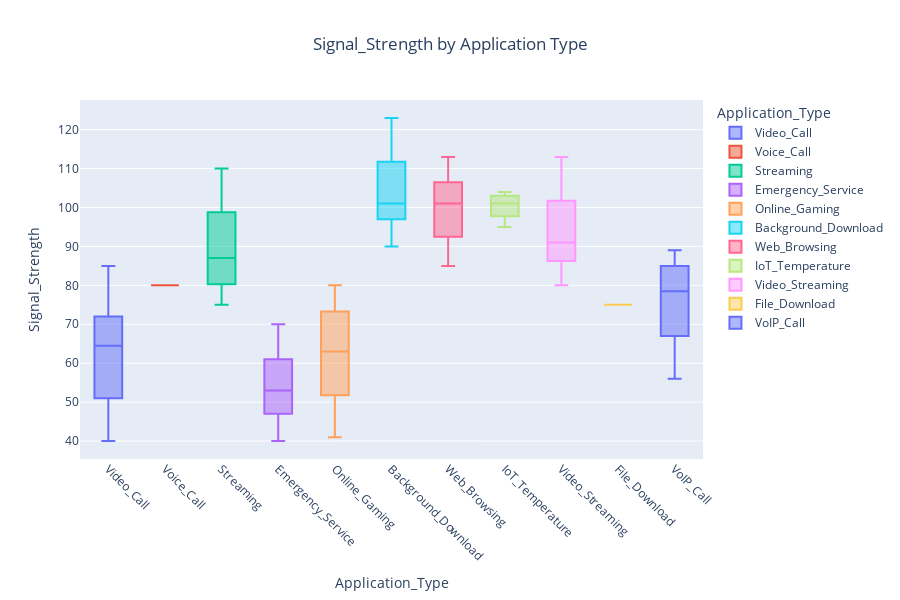

This figure's notebook cell:
### Code cell
import plotly.express as px

# Assuming 'data' is a pandas DataFrame with columns 'Application_Type' and 'Latency'
fig = px.box(data, x='Application_Type', y='Signal_Strength', color='Application_Type', title='Signal_Strength by Application Type')

# Update layout for title and x-axis tick rotation
fig.update_layout(
    title={'text': 'Signal_Strength by Application Type', 'x': 0.5},
    xaxis={'tickangle': 45},
    width=900,
    height=600
)

# Show the plot
fig.show()

### Figure 1 — Plotly figure (JSON) as saved in the notebook; plotly's stock layout.template omitted (floating-point values rounded to 4 significant figures)
{"data": [{"alignmentgroup": "True", "hovertemplate": "Application_Type=%{x}<br>Signal_Strength=%{y}<extra></extra>", "legendgroup": "Video_Call", "marker": {"color": "#636efa"}, "name": "Video_Call", "notched": false, "offsetgroup": "Video_Call", "orientation": "v", "showlegend": true, "type": "box", "x": ["Video_Call", "Video_Call", "Video_Call", "Video_Call", "Video_Call", "Video_Call", "Video_Call", "Video_Call", "Video_Call", "Video_Call", "Video_Call", "Video_Call", "Video_Call", "Video_Call", "Video_Call", "Video_Call", "Video_Call", "Video_Call", "Video_Call", "Video_Call", "Video_Call", "Video_Call", "Video_Call", "Video_Call", "Video_Call", "Video_Call", "Video_Call", "Video_Call", "Video_Call", "Video_Call", "Video_Call", "Video_Call", "Video_Call", "Video_Call", "Video_Call", "Video_Call", "Video_Call", "Video_Call", "Video_Call", "Video_Call", "Video_Call", "Video_Call", "Video_Call", "Video_Call", "Video_Call", "Video_Call", "Video_Call", "Video_Call", "Video_Call", "Video_Call", "Video_Call", "Video_Call", "Video_Call", "Video_Call", "Video_Call", "Video_Call", "Video_Call", "Video_Call"], "x0": " ", "xaxis": "x", "y": [75, 76, 74, 77, 73, 78, 72, 79, 71, 80, 70, 81, 69, 82, 68, 83, 67, 84, 66, 67, 83, 68, 67, 85, 66, 67, 68, 66, 65, 64, 63, 63, 62, 61, 60, 59, 58, 57, 56, 55, 54, 53, 52, 51, 50, 49, 48, 47, 46, 45, 45, 44, 43, 43, 42, 41, 41, 40], "y0": " ", "yaxis": "y"}, {"alignmentgroup": "True", "hovertemplate": "Application_Type=%{x}<br>Signal_Strength=%{y}<extra></extra>", "legendgroup": "Voice_Call", "marker": {"color": "#EF553B"}, "name": "Voice_Call", "notched": false, "offsetgroup": "Voice_Call", "orientation": "v", "showlegend": true, "type": "box", "x": ["Voice_Call"], "x0": " ", "xaxis": "x", "y": [80], "y0": " ", "yaxis": "y"}, {"alignmentgroup": "True", "hovertemplate": "Application_Type=%{x}<br>Signal_Strength=%{y}<extra></extra>", "legendgroup": "Streaming", "marker": {"color": "#00cc96"}, "name": "Streaming", "notched": false, "offsetgroup": "Streaming", "orientation": "v", "showlegend": true, "type": "box", "x": ["Streaming", "Streaming", "Streaming", "Streaming", "Streaming", "Streaming", "Streaming", "Streaming", "Streaming", "Streaming", "Streaming", "Streaming", "Streaming", "Streaming", "Streaming", "Streaming", "Streaming", "Streaming", "Streaming", "Streaming", "Streaming", "Streaming", "Streaming", "Streaming", "Streaming", "Streaming", "Streaming", "Streaming", "Streaming", "Streaming", "Streaming", "Streaming", "Streaming", "Streaming", "Streaming", "Streaming", "Streaming", "Streaming", "Streaming", "Streaming", "Streaming", "Streaming", "Streaming", "Streaming", "Streaming", "Streaming", "Streaming"], "x0": " ", "xaxis": "x", "y": [85, 84, 83, 82, 81, 80, 79, 78, 77, 76, 77, 76, 77, 75, 78, 79, 80, 81, 82, 83, 84, 85, 86, 87, 88, 89, 90, 91, 92, 93, 94, 95, 96, 97, 98, 99, 100, 101, 102, 103, 104, 105, 106, 107, 108, 109, 110], "y0": " ", "yaxis": "y"}, {"alignmentgroup": "True", "hovertemplate": "Application_Type=%{x}<br>Signal_Strength=%{y}<extra></extra>", "legendgroup": "Emergency_Service", "marker": {"color": "#ab63fa"}, "name": "Emergency_Service", "notched": false, "offsetgroup": "Emergency_Service", "orientation": "v", "showlegend": true, "type": "box", "x": ["Emergency_Service", "Emergency_Service", "Emergency_Service", "Emergency_Service", "Emergency_Service", "Emergency_Service", "Emergency_Service", "Emergency_Service", "Emergency_Service", "Emergency_Service", "Emergency_Service", "Emergency_Service", "Emergency_Service", "Emergency_Service", "Emergency_Service", "Emergency_Service", "Emergency_Service", "Emergency_Service", "Emergency_Service", "Emergency_Service", "Emergency_Service", "Emergency_Service", "Emergency_Service", "Emergency_Service", "Emergency_Service", "Emergency_Service", "Emergency_Service", "Emergency_Service", "Emergency_Service", "Emergency_Service", "Emergency_Service", "Emergency_Service", "Emergency_Service", "Emergency_Service", "Emergency_Service", "Emergency_Service", "Emergency_Service", "Emergency_Service", "Emergency_Service", "Emergency_Service", "Emergency_Service", "Emergency_Service", "Emergency_Service", "Emergency_Service", "Emergency_Service", "Emergency_Service", "Emergency_Service"], "x0": " ", "xaxis": "x", "y": [70, 69, 68, 67, 66, 65, 64, 63, 62, 61, 62, 61, 62, 60, 59, 58, 58, 57, 57, 56, 55, 54, 54, 53, 53, 52, 52, 51, 50, 50, 49, 49, 48, 48, 47, 47, 46, 46, 45, 44, 44, 43, 42, 42, 41, 40, 40], "y0": " ", "yaxis": "y"}, {"alignmentgroup": "True", "hovertemplate": "Application_Type=%{x}<br>Signal_Strength=%{y}<extra></extra>", "legendgroup": "Online_Gaming", "marker": {"color": "#FFA15A"}, "name": "Online_Gaming", "notched": false, "offsetgroup": "Online_Gaming", "orientation": "v", "showlegend": true, "type": "box", "x": ["Online_Gaming", "Online_Gaming", "Online_Gaming", "Online_Gaming", "Online_Gaming", "Online_Gaming", "Online_Gaming", "Online_Gaming", "Online_Gaming", "Online_Gaming", "Online_Gaming", "Online_Gaming", "Online_Gaming", "Online_Gaming", "Online_Gaming", "Online_Gaming", "Online_Gaming", "Online_Gaming", "Online_Gaming", "Online_Gaming", "Online_Gaming", "Online_Gaming", "Online_Gaming", "Online_Gaming", "Online_Gaming", "Online_Gaming", "Online_Gaming", "Online_Gaming", "Online_Gaming", "Online_Gaming", "Online_Gaming", "Online_Gaming", "Online_Gaming", "Online_Gaming", "Online_Gaming", "Online_Gaming", "Online_Gaming", "Online_Gaming", "Online_Gaming", "Online_Gaming", "Online_Gaming", "Online_Gaming", "Online_Gaming", "Online_Gaming", "Online_Gaming"], "x0": " ", "xaxis": "x", "y": [78, 79, 80, 79, 78, 77, 76, 75, 74, 73, 74, 72, 74, 72, 71, 70, 69, 68, 67, 66, 65, 64, 63, 62, 61, 60, 59, 58, 57, 56, 55, 54, 53, 52, 51, 50, 49, 48, 47, 46, 45, 44, 43, 42, 41], "y0": " ", "yaxis": "y"}, {"alignmentgroup": "True", "hovertemplate": "Application_Type=%{x}<br>Signal_Strength=%{y}<extra></extra>", "legendgroup": "Background_Download", "marker": {"color": "#19d3f3"}, "name": "Background_Download", "notched": false, "offsetgroup": "Background_Download", "orientation": "v", "showlegend": true, "type": "box", "x": ["Background_Download", "Background_Download", "Background_Download", "Background_Download", "Background_Download", "Background_Download", "Background_Download", "Background_Download", "Background_Download", "Background_Download", "Background_Download", "Background_Download", "Background_Download", "Background_Download", "Background_Download", "Background_Download", "Background_Download", "Background_Download", "Background_Download", "Background_Download", "Background_Download", "Background_Download", "Background_Download", "Background_Download", "Background_Download", "Background_Download", "Background_Download", "Background_Download", "Background_Download", "Background_Download", "Background_Download", "Background_Download", "Background_Download", "Background_Download", "Background_Download", "Background_Download", "Background_Download", "Background_Download", "Background_Download", "Background_Download", "Background_Download", "Background_Download", "Background_Download", "Background_Download", "Background_Download", "Background_Download", "Background_Download"], "x0": " ", "xaxis": "x", "y": [90, 91, 92, 93, 94, 95, 96, 97, 98, 99, 97, 98, 97, 99, 96, 95, 94, 97, 98, 98, 99, 100, 100, 101, 102, 102, 103, 104, 105, 106, 107, 108, 109, 110, 111, 112, 113, 114, 115, 116, 117, 118, 119, 120, 121, 122, 123], "y0": " ", "yaxis": "y"}, {"alignmentgroup": "True", "hovertemplate": "Application_Type=%{x}<br>Signal_Strength=%{y}<extra></extra>", "legendgroup": "Web_Browsing", "marker": {"color": "#FF6692"}, "name": "Web_Browsing", "notched": false, "offsetgroup": "Web_Browsing", "orientation": "v", "showlegend": true, "type": "box", "x": ["Web_Browsing", "Web_Browsing", "Web_Browsing", "Web_Browsing", "Web_Browsing", "Web_Browsing", "Web_Browsing", "Web_Browsing", "Web_Browsing", "Web_Browsing", "Web_Browsing", "Web_Browsing", "Web_Browsing", "Web_Browsing", "Web_Browsing", "Web_Browsing", "Web_Browsing", "Web_Browsing", "Web_Browsing", "Web_Browsing", "Web_Browsing", "Web_Browsing", "Web_Browsing", "Web_Browsing", "Web_Browsing", "Web_Browsing", "Web_Browsing", "Web_Browsing", "Web_Browsing", "Web_Browsing", "Web_Browsing", "Web_Browsing", "Web_Browsing", "Web_Browsing", "Web_Browsing", "Web_Browsing", "Web_Browsing", "Web_Browsing", "Web_Browsing", "Web_Browsing", "Web_Browsing", "Web_Browsing", "Web_Browsing", "Web_Browsing", "Web_Browsing", "Web_Browsing", "Web_Browsing", "Web_Browsing"], "x0": " ", "xaxis": "x", "y": [88, 87, 86, 88, 87, 89, 90, 91, 92, 93, 92, 94, 92, 85, 94, 95, 96, 97, 97, 98, 98, 99, 100, 101, 101, 102, 102, 103, 103, 104, 104, 105, 105, 105, 106, 106, 107, 107, 108, 108, 109, 109, 110, 110, 111, 111, 112, 113], "y0": " ", "yaxis": "y"}, {"alignmentgroup": "True", "hovertemplate": "Application_Type=%{x}<br>Signal_Strength=%{y}<extra></extra>", "legendgroup": "IoT_Temperature", "marker": {"color": "#B6E880"}, "name": "IoT_Temperature", "notched": false, "offsetgroup": "IoT_Temperature", "orientation": "v", "showlegend": true, "type": "box", "x": ["IoT_Temperature", "IoT_Temperature", "IoT_Temperature", "IoT_Temperature", "IoT_Temperature", "IoT_Temperature", "IoT_Temperature", "IoT_Temperature", "IoT_Temperature", "IoT_Temperature", "IoT_Temperature", "IoT_Temperature", "IoT_Temperature"], "x0": " ", "xaxis": "x", "y": [95, 96, 97, 98, 99, 100, 101, 102, 103, 104, 103, 102, 103], "y0": " ", "yaxis": "y"}, {"alignmentgroup": "True", "hovertemplate": "Application_Type=%{x}<br>Signal_Strength=%{y}<extra></extra>", "legendgroup": "Video_Streaming", "marker": {"color": "#FF97FF"}, "name": "Video_Streaming", "notched": false, "offsetgroup": "Video_Streaming", "orientation": "v", "showlegend": true, "type": "box", "x": ["Video_Streaming", "Video_Streaming", "Video_Streaming", "Video_Streaming", "Video_Streaming", "Video_Streaming", "Video_Streaming", "Video_Streaming", "Video_Streaming", "Video_Streaming", "Video_Streaming", "Video_Streaming", "Video_Streaming", "Video_Streaming", "Video_Streaming", "Video_Streaming", "Video_Streaming", "Video_Streaming", "Video_Streaming", "Video_Streaming", "Video_Streaming", "Video_Streaming", "Video_Streaming", "Video_Streaming", "Video_Streaming", "Video_Streaming", "Video_Streaming", "Video_Streaming", "Video_Streaming", "Video_Streaming", "Video_Streaming", "Video_Streaming", "Video_Streaming", "Video_Streaming", "Video_Streaming", "Video_Streaming", "Video_Streaming", "Video_Streaming", "Video_Streaming", "Video_Streaming", "Video_Streaming", "Video_Streaming", "Video_Streaming", "Video_Streaming", "Video_Streaming", "Video_Streaming", "Video_Streaming"], "x0": " ", "xaxis": "x", "y": [82, 83, 84, 85, 86, 87, 88, 89, 90, 91, 90, 89, 90, 80, 81, 82, 83, 84, 85, 86, 87, 88, 89, 90, 91, 92, 93, 94, 95, 96, 97, 98, 99, 100, 101, 102, 103, 104, 105, 106, 107, 108, 109, 110, 111, 112, 113], "y0": " ", "yaxis": "y"}, {"alignmentgroup": "True", "hovertemplate": "Application_Type=%{x}<br>Signal_Strength=%{y}<extra></extra>", "legendgroup": "File_Download", "marker": {"color": "#FECB52"}, "name": "File_Download", "notched": false, "offsetgroup": "File_Download", "orientation": "v", "showlegend": true, "type": "box", "x": ["File_Download"], "x0": " ", "xaxis": "x", "y": [75], "y0": " ", "yaxis": "y"}, {"alignmentgroup": "True", "hovertemplate": "Application_Type=%{x}<br>Signal_Strength=%{y}<extra></extra>", "legendgroup": "VoIP_Call", "marker": {"color": "#636efa"}, "name": "VoIP_Call", "notched": false, "offsetgroup": "VoIP_Call", "orientation": "v", "showlegend": true, "type": "box", "x": ["VoIP_Call", "VoIP_Call", "VoIP_Call", "VoIP_Call", "VoIP_Call", "VoIP_Call", "VoIP_Call", "VoIP_Call", "VoIP_Call", "VoIP_Call", "VoIP_Call", "VoIP_Call", "VoIP_Call", "VoIP_Call", "VoIP_Call", "VoIP_Call", "VoIP_Call", "VoIP_Call", "VoIP_Call", "VoIP_Call", "VoIP_Call", "VoIP_Call", "VoIP_Call", "VoIP_Call", "VoIP_Call", "VoIP_Call", "VoIP_Call", "VoIP_Call", "VoIP_Call", "VoIP_Call", "VoIP_Call", "VoIP_Call", "VoIP_Call", "VoIP_Call", "VoIP_Call", "VoIP_Call", "VoIP_Call", "VoIP_Call", "VoIP_Call", "VoIP_Call", "VoIP_Call", "VoIP_Call", "VoIP_Call", "VoIP_Call", "VoIP_Call", "VoIP_Call"], "x0": " ", "xaxis": "x", "y": [81, 82, 83, 84, 85, 86, 87, 88, 89, 86, 85, 88, 86, 88, 87, 86, 85, 84, 83, 82, 81, 80, 79, 78, 77, 76, 75, 74, 73, 72, 71, 70, 69, 68, 67, 66, 65, 64, 63, 62, 61, 60, 59, 58, 57, 56], "y0": " ", "yaxis": "y"}], "layout": {"boxmode": "overlay", "height": 600, "legend": {"title": {"text": "Application_Type"}, "tracegroupgap": 0}, "title": {"text": "Signal_Strength by Application Type", "x": 0.5}, "width": 900, "xaxis": {"anchor": "y", "autorange": true, "categoryarray": ["Video_Call", "Voice_Call", "Streaming", "Emergency_Service", "Online_Gaming", "Background_Download", "Web_Browsing", "IoT_Temperature", "Video_Streaming", "File_Download", "VoIP_Call"], "categoryorder": "array", "domain": [0, 1], "range": [-0.5, 10.5], "tickangle": 45, "title": {"text": "Application_Type"}, "type": "category"}, "yaxis": {"anchor": "x", "autorange": true, "domain": [0, 1], "range": [35.39, 127.6], "title": {"text": "Signal_Strength"}, "type": "linear"}}}
